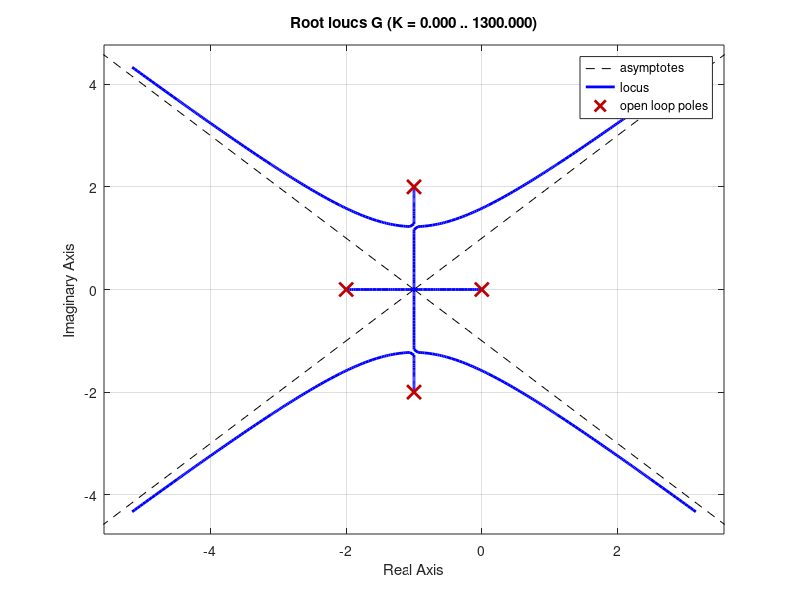
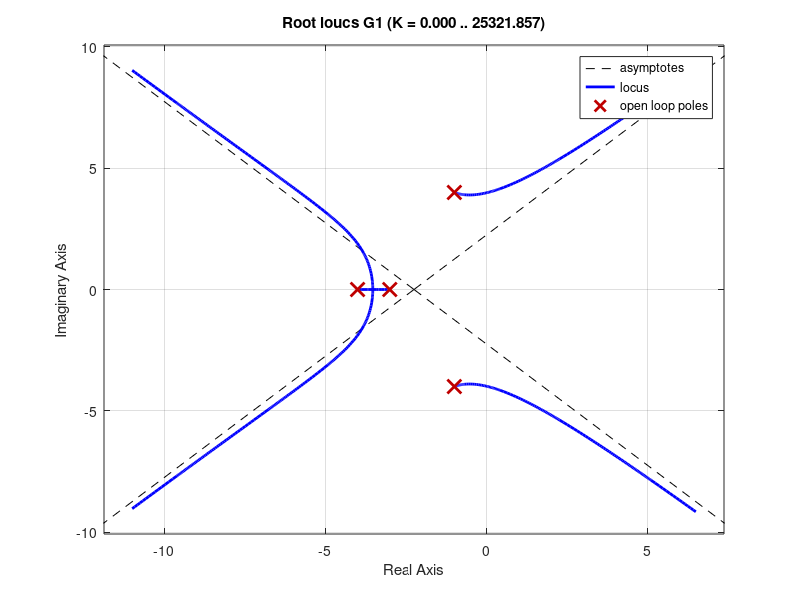

The MATLAB script that drew these images, in order:
%% Experiment No: 11

clc
clear all
close all

%% Q1. Find the root locus for the transfer function GH(s)= k/s(s+2)(s^2+2s+5)

figure("Name","Root locus")
f1=[1];
f2=[1 0];
f3=[1 2];
f4=[1 2 5];
A=conv(f2,f3);
G=tf(f1,conv(A,f4))
rlocus(G)

%% Q2. Find the root locus for the transfer function GH(s)= k/(s+3)(s+4)(s^2+2s+17)

figure("Name","Root locus_1")
f5=[1];
f6=[1 3];
f7=[1 4];
f8=[1 2 17];
B=conv(f6,f7);
G1=tf(f5,conv(B,f8))
rlocus(G1)

%% Conclusion
